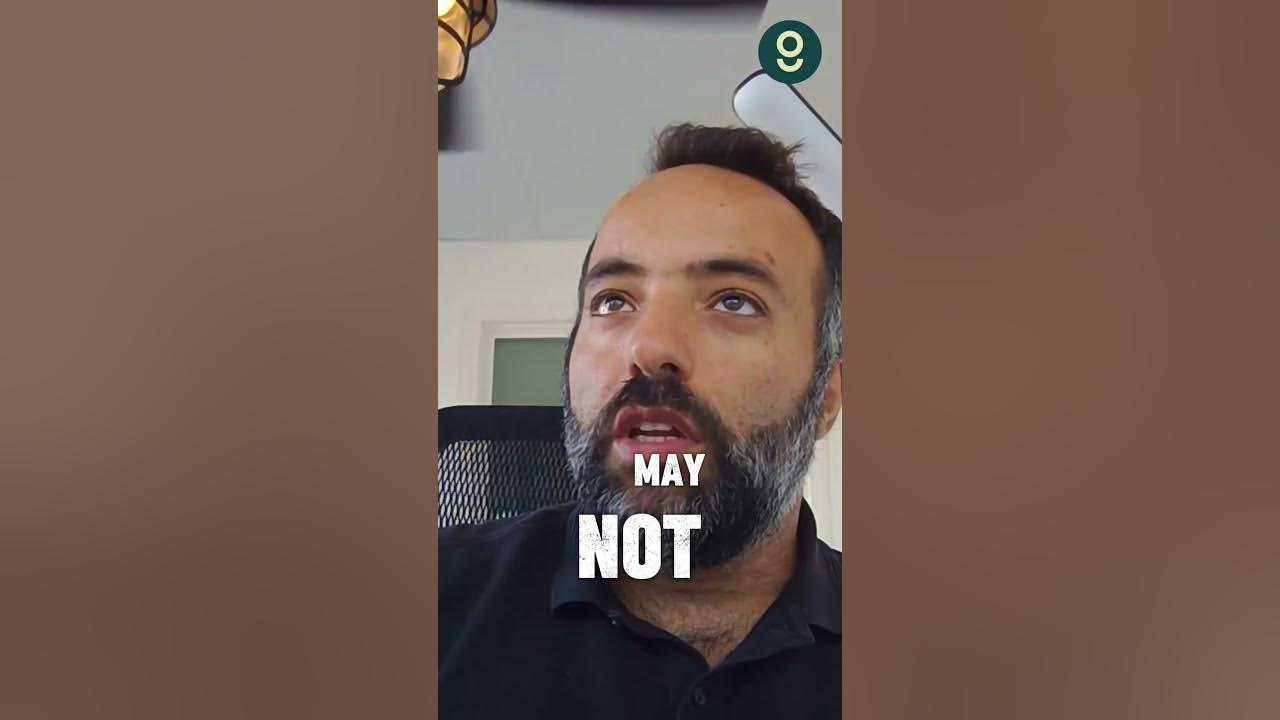
#> input picture notion_assets/en/QBTug005qZc/thumbnail_raw_from_youtube.jpg, 1280 x 720 px
$ python -i visuals.py   (imports and definitions only)
#> lines starting #> are read from the running program, lines starting #| are printed output that depends on the picture
from __future__ import annotations

from pathlib import Path

from PIL import Image, ImageFilter


SQUARE_SIZE = (1080, 1080)
PORTRAIT_SIZE = (1080, 1350)
LANDSCAPE_SIZE = (1600, 900)


def render_social_images(thumbnail_path: Path, output_dir: Path) -> None:
#> called with output_dir = 'out.png'
    with Image.open(thumbnail_path) as image:
#> image is the input picture: PIL image 1280x720 RGB; mean R, G, B 115.5, 93, 82
        base = image.convert("RGB")
        square = cover_resize(base, SQUARE_SIZE)
#> in cover_resize, `return resized.crop((left, top, left + target_width, top + target_heig..`:
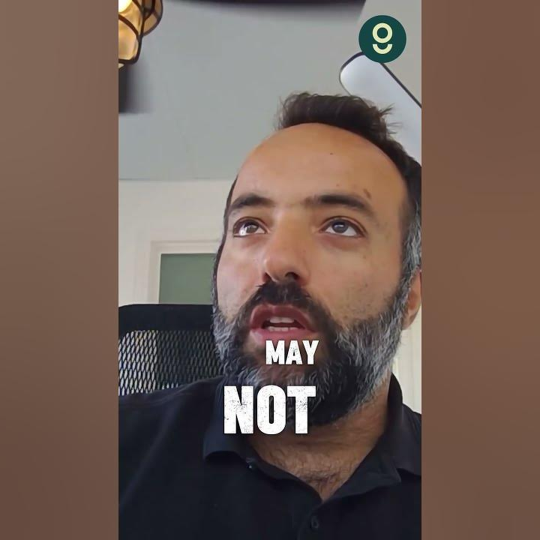
#> returned value: PIL image 1080x1080 RGB (shown at 1/2 size); mean R, G, B 113.8, 95.7, 87.7
        portrait = build_portrait_from_thumbnail(base)
        landscape = cover_resize(base, LANDSCAPE_SIZE)
        square.save(output_dir / "social_image_1x1.jpg", quality=92)
        portrait.save(output_dir / "social_image_4x5.jpg", quality=92)
        landscape.save(output_dir / "social_image_16x9.jpg", quality=92)


def build_portrait_from_thumbnail(image: Image.Image) -> Image.Image:
    background = cover_resize(image, PORTRAIT_SIZE).filter(ImageFilter.GaussianBlur(radius=18))
#> call 2 of cover_resize, with target_size = (1080, 1350)
#> in cover_resize (call 2), `return resized.crop((left, top, left + target_width, top + target_heig..`:
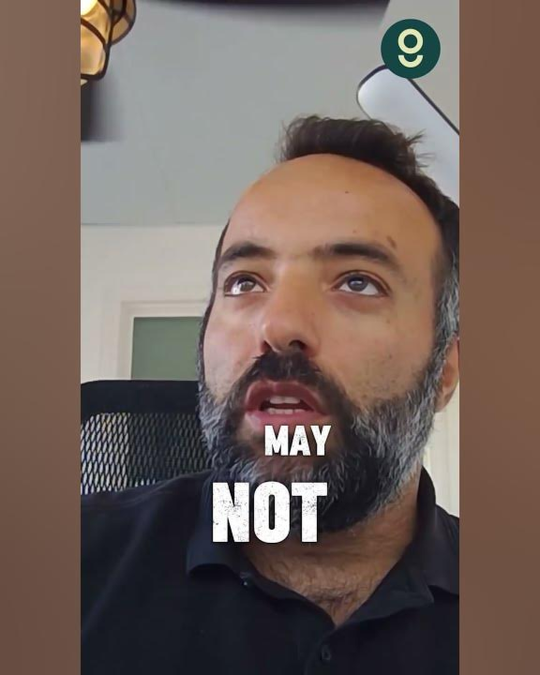
#> returned value: PIL image 1080x1350 RGB (shown at 1/2 size); mean R, G, B 113.1, 97.7, 91.4
    foreground_width = int(PORTRAIT_SIZE[0] * 0.88)
    foreground_height = int(foreground_width * 9 / 16)
    foreground = cover_resize(image, (foreground_width, foreground_height))
    x = (PORTRAIT_SIZE[0] - foreground_width) // 2
    y = (PORTRAIT_SIZE[1] - foreground_height) // 2
    background.paste(foreground, (x, y))
    return background


def cover_resize(image: Image.Image, target_size: tuple[int, int]) -> Image.Image:
    target_width, target_height = target_size
    source_width, source_height = image.size
    source_ratio = source_width / source_height
    target_ratio = target_width / target_height

    if source_ratio > target_ratio:
        scaled_height = target_height
        scaled_width = int(target_height * source_ratio)
    else:
        scaled_width = target_width
        scaled_height = int(target_width / source_ratio)

    resized = image.resize((scaled_width, scaled_height), Image.Resampling.LANCZOS)
    left = max((scaled_width - target_width) // 2, 0)
    top = max((scaled_height - target_height) // 2, 0)
    return resized.crop((left, top, left + target_width, top + target_height))

>>> result = render_social_images('../../notion_assets/en/QBTug005qZc/thumbnail_raw_from_youtube.jpg', 'out.png')
#> in build_portrait_from_thumbnail, `background = cover_resize(image, PORTRAIT_SIZE).filter(ImageFilter.Gau..`:
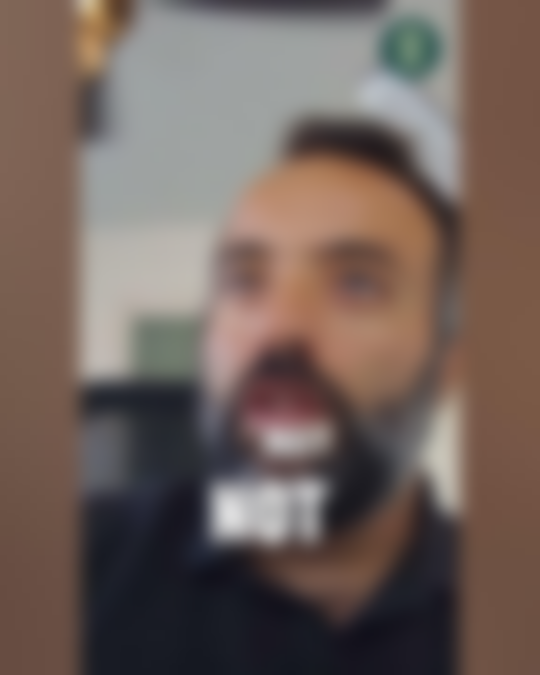
#> background: PIL image 1080x1350 RGB (shown at 1/2 size); mean R, G, B 113.1, 97.7, 91.3
#> in build_portrait_from_thumbnail, `background.paste(foreground, (x, y))`:
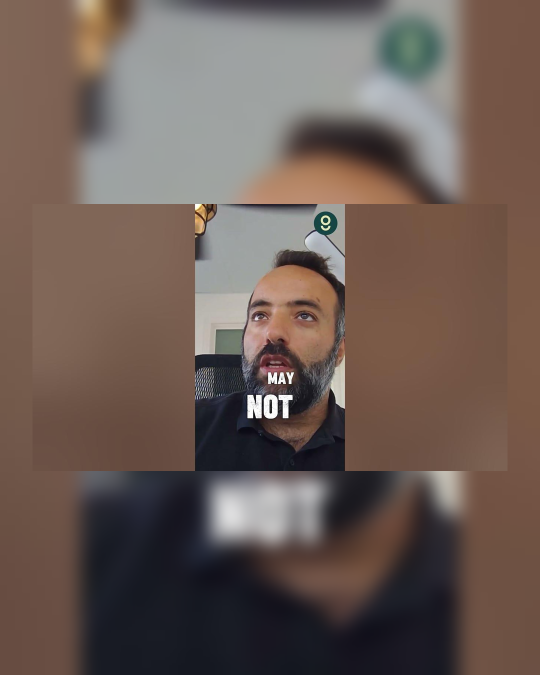
#> background: PIL image 1080x1350 RGB (shown at 1/2 size); mean R, G, B 108.1, 92.4, 85.6
#> (the run stopped early here; a loop or call above may not have finished)
